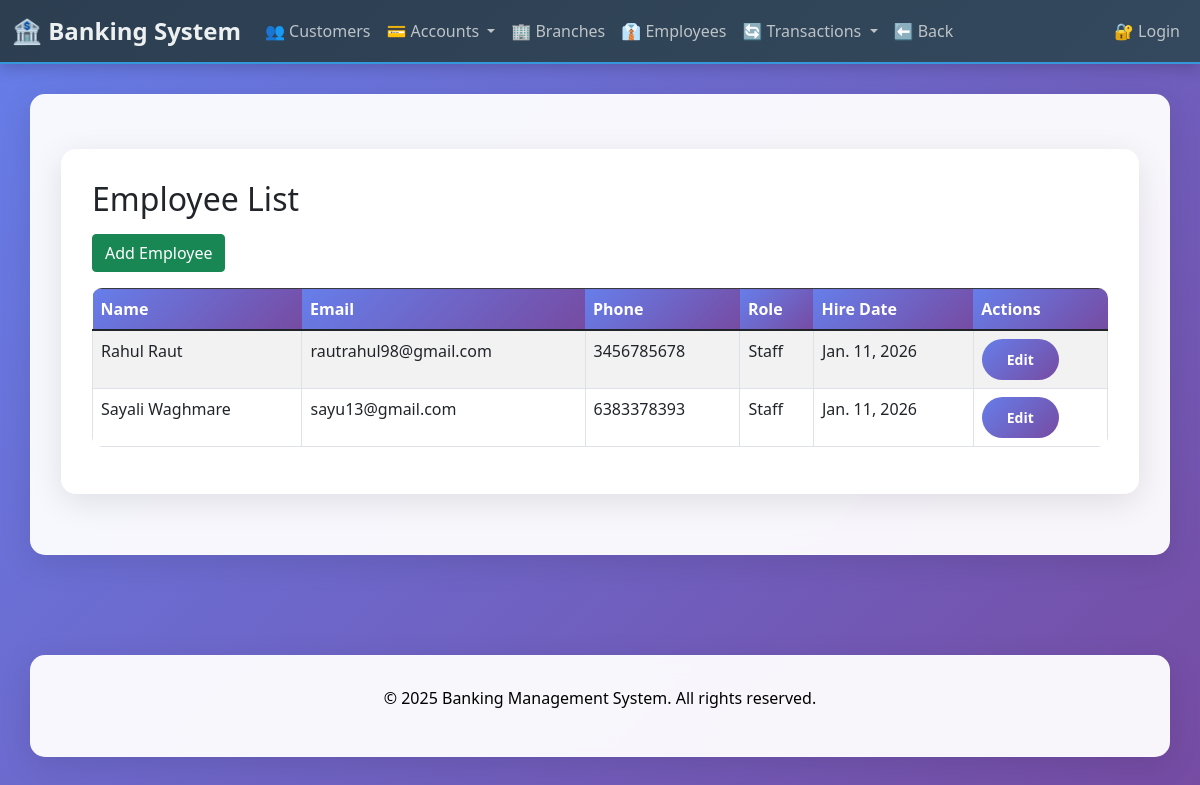
/employees/, run on the app's committed database.
### employees/models.py (models this page shows, shortened)
class Employee(models.Model):
    EMPLOYEE_ROLES = (
        ('admin', 'Admin'),
        ('staff', 'Staff'),
    )
    first_name = models.CharField(max_length=100)
    last_name = models.CharField(max_length=100)
    email = models.EmailField(unique=True)
    phone = models.CharField(max_length=15)
    role = models.CharField(max_length=10, choices=EMPLOYEE_ROLES)
    hire_date = models.DateField(auto_now_add=True)

### employees/views.py (the view)
# urls.py: path('', views.employee_list, name='employee_list'),
def employee_list(request):
    employees = Employee.objects.all()
    return render(request, 'employees/employee_list.html', {'employees': employees})

### templates/employees/employee_list.html
{% extends 'customers/base.html' %}
{% block content %}
<div class="container mt-4">
    <h2 class="mb-3">Employee List</h2>
    <a href="{% url 'employee_create' %}" class="btn btn-success mb-3">Add Employee</a>
    <table class="table table-bordered table-striped">
        <thead class="table-dark">
            <tr>
                <th>Name</th>
                <th>Email</th>
                <th>Phone</th>
                <th>Role</th>
                <th>Hire Date</th>
                <th>Actions</th>
            </tr>
        </thead>
        <tbody>
            {% for emp in employees %}
            <tr>
                <td>{{ emp.first_name }} {{ emp.last_name }}</td>
                <td>{{ emp.email }}</td>
                <td>{{ emp.phone }}</td>
                <td>{{ emp.get_role_display }}</td>
                <td>{{ emp.hire_date }}</td>
                <td>
                    <a href="{% url 'employee_update' emp.pk %}" class="btn btn-sm btn-primary">Edit</a>
                </td>
            </tr>
            {% endfor %}
        </tbody>
    </table>
</div>
{% endblock %}

### templates/customers/base.html (style rules this page uses)
body { background: linear-gradient(135deg, #667eea 0%, #764ba2 100%); min-height: 100vh; font-family: 'Segoe UI', Tahoma, Geneva, Verdana, sans-serif; }
.container { background: rgba(255, 255, 255, 0.95); border-radius: 15px; padding: 30px; margin-top: 30px; margin-bottom: 30px; box-shadow: 0 8px 32px rgba(0,0,0,0.1); backdrop-filter: blur(10px); border: 1px solid rgba(255, 255, 255, 0.18); }
.btn-primary { background: linear-gradient(135deg, #667eea 0%, #764ba2 100%); border: none; border-radius: 25px; padding: 10px 25px; font-weight: 600; transition: all 0.3s ease; }
.table { border-radius: 10px; overflow: hidden; }
.table thead th { background: linear-gradient(135deg, #667eea 0%, #764ba2 100%); color: white; border: none; }

### data on the page
Employee: first_name "Rahul", last_name "Raut", email "rautrahul98@gmail.com", phone "3456785678", role "Staff", hire_date "Jan. 11, 2026"
Employee: first_name "Sayali", last_name "Waghmare", email "sayu13@gmail.com", phone "6383378393", role "Staff", hire_date "Jan. 11, 2026"
